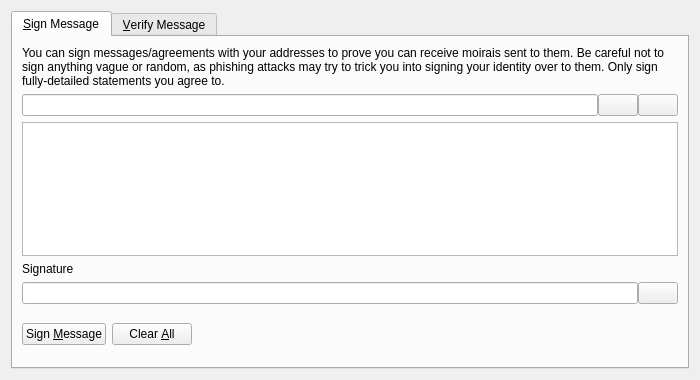
<?xml version="1.0" encoding="UTF-8"?>
<ui version="4.0">
 <class>SignVerifyMessageDialog</class>
 <widget class="QDialog" name="SignVerifyMessageDialog">
  <property name="geometry">
   <rect>
    <x>0</x>
    <y>0</y>
    <width>700</width>
    <height>380</height>
   </rect>
  </property>
  <property name="windowTitle">
   <string>Signatures - Sign / Verify a Message</string>
  </property>
  <property name="modal">
   <bool>true</bool>
  </property>
  <layout class="QVBoxLayout" name="verticalLayout">
   <item>
    <widget class="QTabWidget" name="tabWidget">
     <property name="currentIndex">
      <number>0</number>
     </property>
     <widget class="QWidget" name="tabSignMessage">
      <attribute name="title">
       <string>&amp;Sign Message</string>
      </attribute>
      <layout class="QVBoxLayout" name="verticalLayout_SM">
       <item>
        <widget class="QLabel" name="infoLabel_SM">
         <property name="text">
          <string>You can sign messages/agreements with your addresses to prove you can receive moirais sent to them. Be careful not to sign anything vague or random, as phishing attacks may try to trick you into signing your identity over to them. Only sign fully-detailed statements you agree to.</string>
         </property>
         <property name="textFormat">
          <enum>Qt::PlainText</enum>
         </property>
         <property name="wordWrap">
          <bool>true</bool>
         </property>
        </widget>
       </item>
       <item>
        <layout class="QHBoxLayout" name="horizontalLayout_1_SM">
         <property name="spacing">
          <number>0</number>
         </property>
         <item>
          <widget class="QValidatedLineEdit" name="addressIn_SM">
           <property name="toolTip">
            <string>The Moirai address to sign the message with</string>
           </property>
          </widget>
         </item>
         <item>
          <widget class="QPushButton" name="addressBookButton_SM">
           <property name="toolTip">
            <string>Choose previously used address</string>
           </property>
           <property name="text">
            <string/>
           </property>
           <property name="icon">
            <iconset resource="../bitcoin.qrc">
             <normaloff>:/icons/address-book</normaloff>:/icons/address-book</iconset>
           </property>
           <property name="shortcut">
            <string>Alt+A</string>
           </property>
           <property name="autoDefault">
            <bool>false</bool>
           </property>
          </widget>
         </item>
         <item>
          <widget class="QPushButton" name="pasteButton_SM">
           <property name="toolTip">
            <string>Paste address from clipboard</string>
           </property>
           <property name="text">
            <string/>
           </property>
           <property name="icon">
            <iconset resource="../bitcoin.qrc">
             <normaloff>:/icons/editpaste</normaloff>:/icons/editpaste</iconset>
           </property>
           <property name="shortcut">
            <string>Alt+P</string>
           </property>
           <property name="autoDefault">
            <bool>false</bool>
           </property>
          </widget>
         </item>
        </layout>
       </item>
       <item>
        <widget class="QPlainTextEdit" name="messageIn_SM">
         <property name="toolTip">
          <string>Enter the message you want to sign here</string>
         </property>
        </widget>
       </item>
       <item>
        <widget class="QLabel" name="signatureLabel_SM">
         <property name="text">
          <string>Signature</string>
         </property>
         <property name="textFormat">
          <enum>Qt::PlainText</enum>
         </property>
        </widget>
       </item>
       <item>
        <layout class="QHBoxLayout" name="horizontalLayout_2_SM">
         <property name="spacing">
          <number>0</number>
         </property>
         <item>
          <widget class="QLineEdit" name="signatureOut_SM">
           <property name="font">
            <font>
             <italic>true</italic>
            </font>
           </property>
           <property name="readOnly">
            <bool>true</bool>
           </property>
          </widget>
         </item>
         <item>
          <widget class="QPushButton" name="copySignatureButton_SM">
           <property name="toolTip">
            <string>Copy the current signature to the system clipboard</string>
           </property>
           <property name="text">
            <string/>
           </property>
           <property name="icon">
            <iconset resource="../bitcoin.qrc">
             <normaloff>:/icons/editcopy</normaloff>:/icons/editcopy</iconset>
           </property>
           <property name="autoDefault">
            <bool>false</bool>
           </property>
          </widget>
         </item>
        </layout>
       </item>
       <item>
        <layout class="QHBoxLayout" name="horizontalLayout_3_SM">
         <item>
          <widget class="QPushButton" name="signMessageButton_SM">
           <property name="toolTip">
            <string>Sign the message to prove you own this Moirai address</string>
           </property>
           <property name="text">
            <string>Sign &amp;Message</string>
           </property>
           <property name="icon">
            <iconset resource="../bitcoin.qrc">
             <normaloff>:/icons/edit</normaloff>:/icons/edit</iconset>
           </property>
           <property name="autoDefault">
            <bool>false</bool>
           </property>
          </widget>
         </item>
         <item>
          <widget class="QPushButton" name="clearButton_SM">
           <property name="toolTip">
            <string>Reset all sign message fields</string>
           </property>
           <property name="text">
            <string>Clear &amp;All</string>
           </property>
           <property name="icon">
            <iconset resource="../bitcoin.qrc">
             <normaloff>:/icons/remove</normaloff>:/icons/remove</iconset>
           </property>
           <property name="autoDefault">
            <bool>false</bool>
           </property>
          </widget>
         </item>
         <item>
          <spacer name="horizontalSpacer_1_SM">
           <property name="orientation">
            <enum>Qt::Horizontal</enum>
           </property>
           <property name="sizeHint" stdset="0">
            <size>
             <width>40</width>
             <height>48</height>
            </size>
           </property>
          </spacer>
         </item>
         <item>
          <widget class="QLabel" name="statusLabel_SM">
           <property name="font">
            <font>
             <weight>75</weight>
             <bold>true</bold>
            </font>
           </property>
           <property name="text">
            <string/>
           </property>
           <property name="wordWrap">
            <bool>true</bool>
           </property>
          </widget>
         </item>
         <item>
          <spacer name="horizontalSpacer_2_SM">
           <property name="orientation">
            <enum>Qt::Horizontal</enum>
           </property>
           <property name="sizeHint" stdset="0">
            <size>
             <width>40</width>
             <height>48</height>
            </size>
           </property>
          </spacer>
         </item>
        </layout>
       </item>
      </layout>
     </widget>
     <widget class="QWidget" name="tabVerifyMessage">
      <attribute name="title">
       <string>&amp;Verify Message</string>
      </attribute>
      <layout class="QVBoxLayout" name="verticalLayout_VM">
       <item>
        <widget class="QLabel" name="infoLabel_VM">
         <property name="text">
          <string>Enter the receiver's address, message (ensure you copy line breaks, spaces, tabs, etc. exactly) and signature below to verify the message. Be careful not to read more into the signature than what is in the signed message itself, to avoid being tricked by a man-in-the-middle attack. Note that this only proves the signing party receives with the address, it cannot prove sendership of any transaction!</string>
         </property>
         <property name="textFormat">
          <enum>Qt::PlainText</enum>
         </property>
         <property name="alignment">
          <set>Qt::AlignLeading|Qt::AlignLeft|Qt::AlignTop</set>
         </property>
         <property name="wordWrap">
          <bool>true</bool>
         </property>
        </widget>
       </item>
       <item>
        <layout class="QHBoxLayout" name="horizontalLayout_1_VM">
         <property name="spacing">
          <number>0</number>
         </property>
         <item>
          <widget class="QValidatedLineEdit" name="addressIn_VM">
           <property name="toolTip">
            <string>The Moirai address the message was signed with</string>
           </property>
          </widget>
         </item>
         <item>
          <widget class="QPushButton" name="addressBookButton_VM">
           <property name="toolTip">
            <string>Choose previously used address</string>
           </property>
           <property name="text">
            <string/>
           </property>
           <property name="icon">
            <iconset resource="../bitcoin.qrc">
             <normaloff>:/icons/address-book</normaloff>:/icons/address-book</iconset>
           </property>
           <property name="shortcut">
            <string>Alt+A</string>
           </property>
           <property name="autoDefault">
            <bool>false</bool>
           </property>
          </widget>
         </item>
        </layout>
       </item>
       <item>
        <widget class="QPlainTextEdit" name="messageIn_VM"/>
       </item>
       <item>
        <widget class="QValidatedLineEdit" name="signatureIn_VM"/>
       </item>
       <item>
        <layout class="QHBoxLayout" name="horizontalLayout_2_VM">
         <item>
          <widget class="QPushButton" name="verifyMessageButton_VM">
           <property name="toolTip">
            <string>Verify the message to ensure it was signed with the specified Moirai address</string>
           </property>
           <property name="text">
            <string>Verify &amp;Message</string>
           </property>
           <property name="icon">
            <iconset resource="../bitcoin.qrc">
             <normaloff>:/icons/transaction_0</normaloff>:/icons/transaction_0</iconset>
           </property>
           <property name="autoDefault">
            <bool>false</bool>
           </property>
          </widget>
         </item>
         <item>
          <widget class="QPushButton" name="clearButton_VM">
           <property name="toolTip">
            <string>Reset all verify message fields</string>
           </property>
           <property name="text">
            <string>Clear &amp;All</string>
           </property>
           <property name="icon">
            <iconset resource="../bitcoin.qrc">
             <normaloff>:/icons/remove</normaloff>:/icons/remove</iconset>
           </property>
           <property name="autoDefault">
            <bool>false</bool>
           </property>
          </widget>
         </item>
         <item>
          <spacer name="horizontalSpacer_1_VM">
           <property name="orientation">
            <enum>Qt::Horizontal</enum>
           </property>
           <property name="sizeHint" stdset="0">
            <size>
             <width>40</width>
             <height>48</height>
            </size>
           </property>
          </spacer>
         </item>
         <item>
          <widget class="QLabel" name="statusLabel_VM">
           <property name="font">
            <font>
             <weight>75</weight>
             <bold>true</bold>
            </font>
           </property>
           <property name="text">
            <string/>
           </property>
           <property name="wordWrap">
            <bool>true</bool>
           </property>
          </widget>
         </item>
         <item>
          <spacer name="horizontalSpacer_2_VM">
           <property name="orientation">
            <enum>Qt::Horizontal</enum>
           </property>
           <property name="sizeHint" stdset="0">
            <size>
             <width>40</width>
             <height>48</height>
            </size>
           </property>
          </spacer>
         </item>
        </layout>
       </item>
      </layout>
     </widget>
    </widget>
   </item>
  </layout>
 </widget>
 <customwidgets>
  <customwidget>
   <class>QValidatedLineEdit</class>
   <extends>QLineEdit</extends>
   <header>qvalidatedlineedit.h</header>
  </customwidget>
 </customwidgets>
 <resources>
  <include location="../bitcoin.qrc"/>
 </resources>
 <connections/>
</ui>
